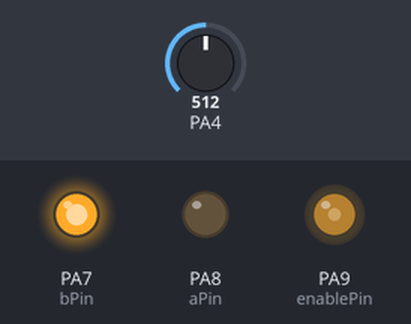
Bench run of a program on a simulated STM32 Blue Pill. Shown: output pins drawn as LEDs (lit = HIGH). The inputs (shaded band) are chosen by the test bench; at power-on: PA4 = 512.

Above: at 1.2 s.
1.3 s: PA4 set to 900
At 3.85 s:
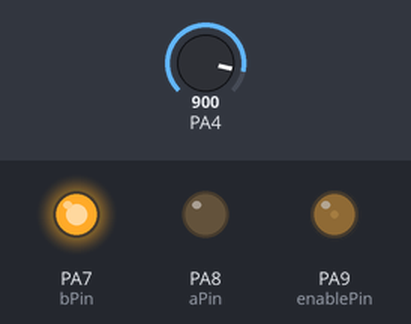
At 4.2 s:
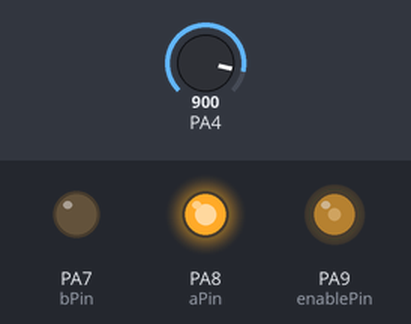
4.3 s: PA4 set to 306
At 5.28 s:
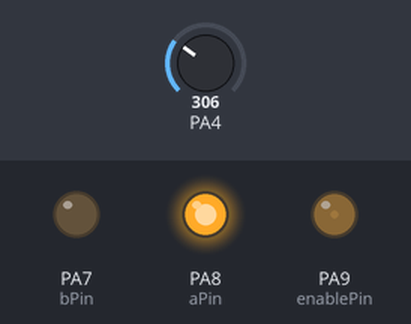
Timing chart, 0 to 12.8 s (numbered marks = the images above; inputs shaded):
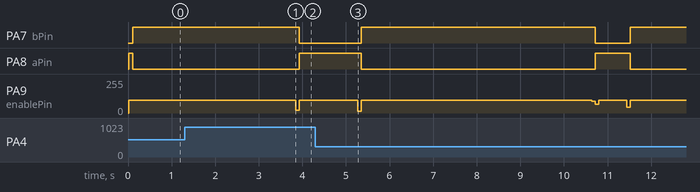

The program:

main.cpp
```cpp
#include "Arduino.h"

#include <stmServo.h>

//#define LED_BUILTIN PC13

using namespace std;


const float kp = 10, ki= 7, kd = 2;

/*
const int enablePin = PB0;
const int aPin = PA7;
const int bPin = PA6;
const int potPin = PB1;
*/

const int enablePin = 9;
const int aPin = 8;
const int bPin = 7;
const int potPin = A4;

stmServo servo(enablePin, aPin, bPin, potPin, kp, ki, kd);

void setup()
{


}

void loop()
{

  servo.setPos(2048 + sin(millis() / 1000.0) * 2048);

  servo.update();

  delay(5); //Make the cycle time less unstable (?)

}
```

Measured:
- after the input at 1.3 s, PA7 (bPin): HIGH → LOW after 2.6 s instead of 2.9 s; PA8 (aPin): LOW → HIGH after 2.6 s instead of 2.9 s
